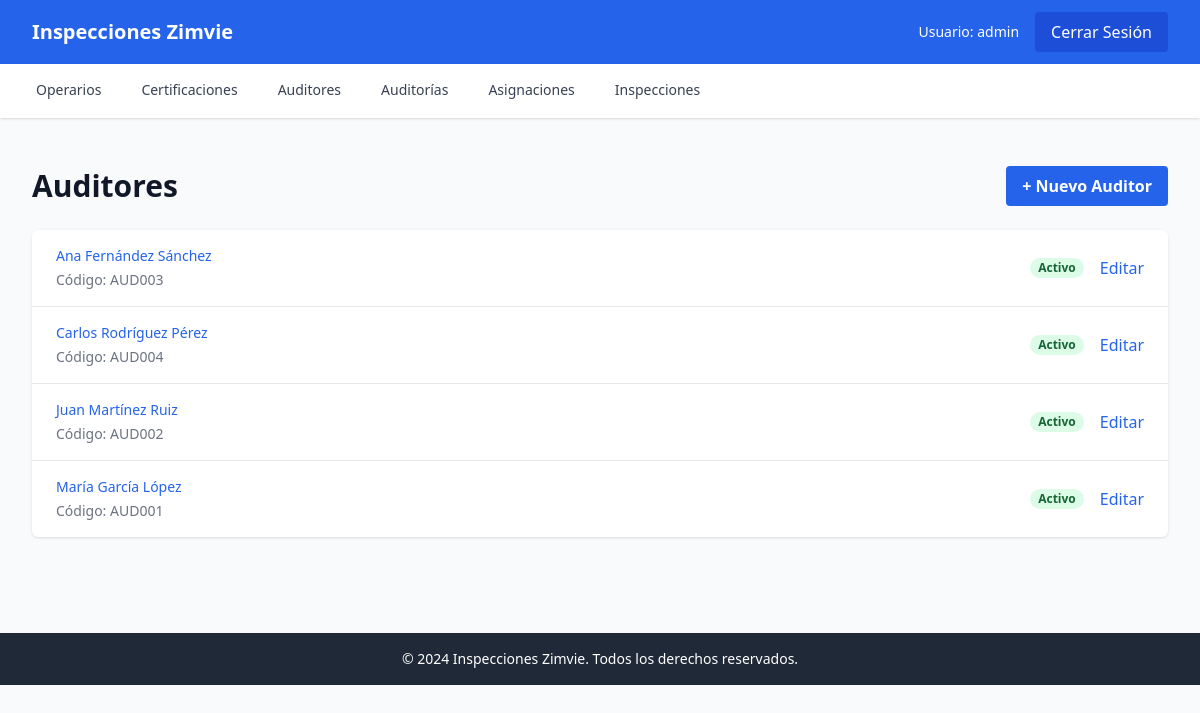
Screenshot of /auditores/ (signed in) with the database file from the repository.
### apps/auditores/models.py (models this page shows, shortened)
class Auditor(models.Model):
    nombre = models.CharField(max_length=100, verbose_name="Nombre")
    apellidos = models.CharField(max_length=100, blank=True, null=True, verbose_name="Apellidos")
    codigo = models.CharField(max_length=50, blank=True, null=True, verbose_name="Código")
    activo = models.BooleanField(default=True, verbose_name="Activo")
    fecha_creacion = models.DateTimeField(default=timezone.now, verbose_name="Fecha de creación")
    usuario_creacion = models.ForeignKey(
        User,
        on_delete=models.RESTRICT,
        related_name='auditores_creados',
        null=True,
        blank=True,
        verbose_name="Usuario creación"
    )
    fecha_actualizacion = models.DateTimeField(auto_now=True, verbose_name="Fecha de actualización")
    usuario_actualizacion = models.ForeignKey(
        User,
        on_delete=models.RESTRICT,
        related_name='auditores_actualizados',
        null=True,
        blank=True,
        verbose_name="Usuario actualización"
    )
    class Meta:
        verbose_name = "Auditor"
        verbose_name_plural = "Auditores"
        ordering = ['nombre', 'apellidos']
    @property
    def nombre_completo(self):
        if self.apellidos:
            return f"{self.nombre} {self.apellidos}"
        return self.nombre

### apps/auditores/views.py (the view)
# urls.py: path('', views.lista_auditores, name='lista'),
@login_required
def lista_auditores(request):
    auditores = Auditor.objects.all().order_by('nombre', 'apellidos')
    return render(request, 'auditores/lista.html', {'auditores': auditores})

### templates/auditores/lista.html (shortened to what this page needs)
{% extends 'base.html' %}
{% block content %}
<div class="py-6">
    <div class="flex justify-between items-center mb-6">
        <h1 class="text-3xl font-bold text-gray-900">Auditores</h1>
        <a href="{% url 'auditores:crear' %}" class="bg-blue-600 hover:bg-blue-700 text-white font-bold py-2 px-4 rounded">
            + Nuevo Auditor
        </a>
    </div>
    <div class="bg-white shadow overflow-hidden sm:rounded-md">
        <ul class="divide-y divide-gray-200">
            {% for auditor in auditores %}
            <li>
                <div class="px-4 py-4 sm:px-6">
                    <div class="flex items-center justify-between">
                        <div>
                            <p class="text-sm font-medium text-blue-600">
                                {{ auditor.nombre_completo }}
                            </p>
                            {% if auditor.codigo %}
                            <p class="mt-1 text-sm text-gray-500">Código: {{ auditor.codigo }}</p>
                            {% endif %}
                        </div>
                        <div class="flex items-center space-x-4">
                            {% if auditor.activo %}
                            <span class="px-2 inline-flex text-xs leading-5 font-semibold rounded-full bg-green-100 text-green-800">
                                Activo
                            </span>
                            {% else %}
                            <span class="px-2 inline-flex text-xs leading-5 font-semibold rounded-full bg-red-100 text-red-800">
                                Inactivo
                            </span>
                            {% endif %}
                            <a href="{% url 'auditores:editar' auditor.pk %}" class="text-blue-600 hover:text-blue-800">
                                Editar
                            </a>
                        </div>
                    </div>
                </div>
            </li>
            {% empty %}
            <li class="px-4 py-4 text-center text-gray-500">
                No hay auditores registrados
            </li>
            {% endfor %}
        </ul>
    </div>
</div>
{% endblock %}

### templates/base.html (shortened to what this page needs)
<!DOCTYPE html>
<html lang="es">
<head>
    <script src="https://cdn.tailwindcss.com"></script>
</head>
<body class="bg-gray-50">
    <nav class="bg-blue-600 text-white shadow-lg">
        <div class="max-w-7xl mx-auto px-4 sm:px-6 lg:px-8">
            <div class="flex justify-between h-16">
                <div class="flex items-center">
                    <a href="{% url 'home' %}" class="text-xl font-bold">Inspecciones Zimvie</a>
                </div>
                <div class="flex items-center space-x-4">
                    {% if user.is_authenticated %}
                        <span class="text-sm">Usuario: {{ user.username }}</span>
                        <a href="{% url 'usuarios:logout' %}" class="bg-blue-700 hover:bg-blue-800 px-4 py-2 rounded transition">Cerrar Sesión</a>
                    {% else %}
                        <a href="{% url 'usuarios:login' %}" class="bg-blue-700 hover:bg-blue-800 px-4 py-2 rounded transition">Iniciar Sesión</a>
                    {% endif %}
                </div>
            </div>
        </div>
    </nav>
    {% if user.is_authenticated %}
    <div class="bg-white shadow">
        <div class="max-w-7xl mx-auto px-4 sm:px-6 lg:px-8">
            <div class="flex space-x-8">
                <a href="{% url 'operarios:lista' %}" class="border-b-2 border-transparent hover:border-blue-600 py-4 px-1 text-sm font-medium text-gray-700 hover:text-blue-600">Operarios</a>
                <a href="{% url 'certificaciones:lista' %}" class="border-b-2 border-transparent hover:border-blue-600 py-4 px-1 text-sm font-medium text-gray-700 hover:text-blue-600">Certificaciones</a>
                <a href="{% url 'auditores:lista' %}" class="border-b-2 border-transparent hover:border-blue-600 py-4 px-1 text-sm font-medium text-gray-700 hover:text-blue-600">Auditores</a>
                <a href="{% url 'auditorias:lista' %}" class="border-b-2 border-transparent hover:border-blue-600 py-4 px-1 text-sm font-medium text-gray-700 hover:text-blue-600">Auditorías</a>
                <a href="{% url 'asignaciones:lista' %}" class="border-b-2 border-transparent hover:border-blue-600 py-4 px-1 text-sm font-medium text-gray-700 hover:text-blue-600">Asignaciones</a>
                <a href="{% url 'inspecciones:lista' %}" class="border-b-2 border-transparent hover:border-blue-600 py-4 px-1 text-sm font-medium text-gray-700 hover:text-blue-600">Inspecciones</a>
            </div>
        </div>
    </div>
    {% endif %}
    <main class="max-w-7xl mx-auto py-6 sm:px-6 lg:px-8">
        {% block content %}
        {% endblock %}
    </main>
    <footer class="bg-gray-800 text-white mt-12">
        <div class="max-w-7xl mx-auto py-4 px-4 sm:px-6 lg:px-8 text-center text-sm">
            <p>&copy; 2024 Inspecciones Zimvie. Todos los derechos reservados.</p>
        </div>
    </footer>
</body>
</html>

### rows the page displays
Auditor: nombre_completo "Ana Fernández Sánchez", codigo "AUD003", activo "Activo"
Auditor: nombre_completo "Carlos Rodríguez Pérez", codigo "AUD004", activo "Activo"
Auditor: nombre_completo "Juan Martínez Ruiz", codigo "AUD002", activo "Activo"
Auditor: nombre_completo "María García López", codigo "AUD001", activo "Activo"

### other values shown
{{ user.username }} "admin"
